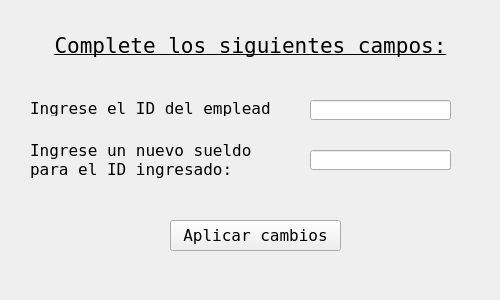
<?xml version="1.0" encoding="UTF-8"?>
<ui version="4.0">
 <class>update_salary_window</class>
 <widget class="QMainWindow" name="update_salary_window">
  <property name="geometry">
   <rect>
    <x>0</x>
    <y>0</y>
    <width>500</width>
    <height>300</height>
   </rect>
  </property>
  <property name="minimumSize">
   <size>
    <width>500</width>
    <height>300</height>
   </size>
  </property>
  <property name="maximumSize">
   <size>
    <width>500</width>
    <height>300</height>
   </size>
  </property>
  <property name="font">
   <font>
    <family>Fixedsys</family>
    <pointsize>12</pointsize>
   </font>
  </property>
  <property name="windowTitle">
   <string>BD Empleados v2.0</string>
  </property>
  <widget class="QWidget" name="centralwidget">
   <widget class="QLabel" name="upd_salary_maintitle">
    <property name="geometry">
     <rect>
      <x>0</x>
      <y>30</y>
      <width>501</width>
      <height>31</height>
     </rect>
    </property>
    <property name="font">
     <font>
      <family>Fixedsys</family>
      <pointsize>16</pointsize>
      <weight>50</weight>
      <italic>false</italic>
      <bold>false</bold>
      <underline>true</underline>
     </font>
    </property>
    <property name="text">
     <string>Complete los siguientes campos:</string>
    </property>
    <property name="textFormat">
     <enum>Qt::AutoText</enum>
    </property>
    <property name="alignment">
     <set>Qt::AlignCenter</set>
    </property>
   </widget>
   <widget class="QLabel" name="idempleado_label">
    <property name="geometry">
     <rect>
      <x>30</x>
      <y>100</y>
      <width>241</width>
      <height>16</height>
     </rect>
    </property>
    <property name="font">
     <font>
      <family>Fixedsys</family>
     </font>
    </property>
    <property name="text">
     <string>Ingrese el ID del empleado:</string>
    </property>
   </widget>
   <widget class="QLabel" name="upd_salary_label">
    <property name="geometry">
     <rect>
      <x>30</x>
      <y>140</y>
      <width>221</width>
      <height>41</height>
     </rect>
    </property>
    <property name="font">
     <font>
      <family>Fixedsys</family>
     </font>
    </property>
    <property name="text">
     <string>&lt;html&gt;&lt;head/&gt;&lt;body&gt;&lt;p&gt;Ingrese un nuevo sueldo&lt;br/&gt;para el ID ingresado:&lt;/p&gt;&lt;/body&gt;&lt;/html&gt;</string>
    </property>
   </widget>
   <widget class="QPushButton" name="save_button">
    <property name="geometry">
     <rect>
      <x>170</x>
      <y>220</y>
      <width>171</width>
      <height>31</height>
     </rect>
    </property>
    <property name="text">
     <string>Aplicar cambios</string>
    </property>
    <property name="autoDefault">
     <bool>false</bool>
    </property>
    <property name="default">
     <bool>false</bool>
    </property>
   </widget>
   <widget class="QLineEdit" name="id_entry">
    <property name="geometry">
     <rect>
      <x>310</x>
      <y>100</y>
      <width>141</width>
      <height>20</height>
     </rect>
    </property>
    <property name="maxLength">
     <number>3</number>
    </property>
    <property name="clearButtonEnabled">
     <bool>true</bool>
    </property>
   </widget>
   <widget class="QLineEdit" name="upd_salary_entry">
    <property name="geometry">
     <rect>
      <x>310</x>
      <y>150</y>
      <width>141</width>
      <height>20</height>
     </rect>
    </property>
    <property name="maxLength">
     <number>10</number>
    </property>
    <property name="clearButtonEnabled">
     <bool>true</bool>
    </property>
   </widget>
  </widget>
 </widget>
 <resources/>
 <connections/>
</ui>
